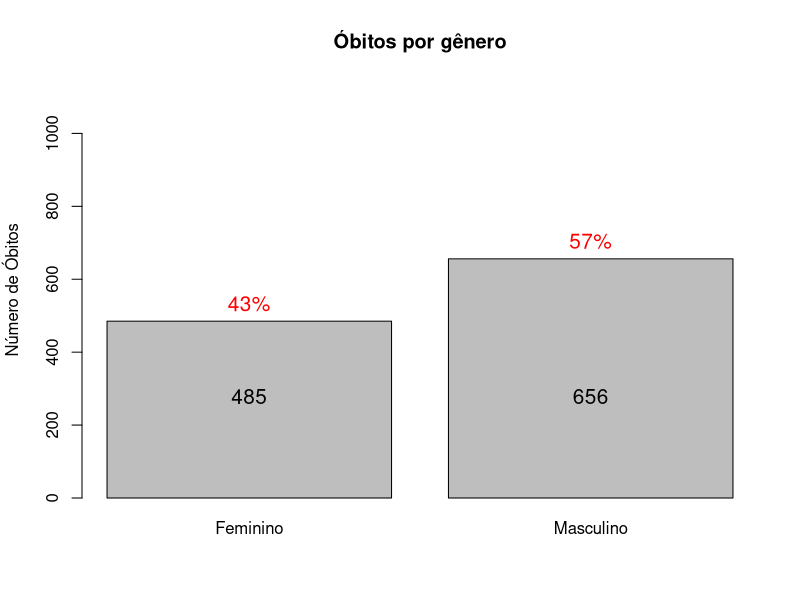
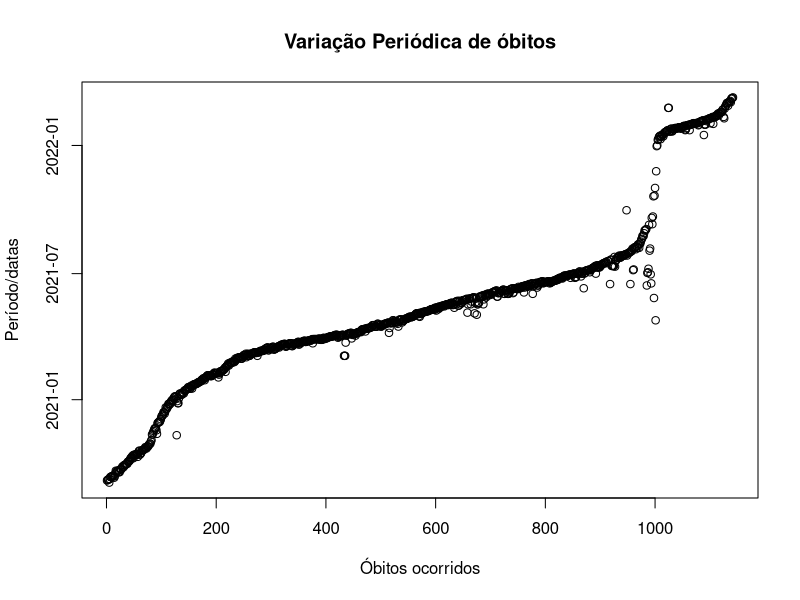
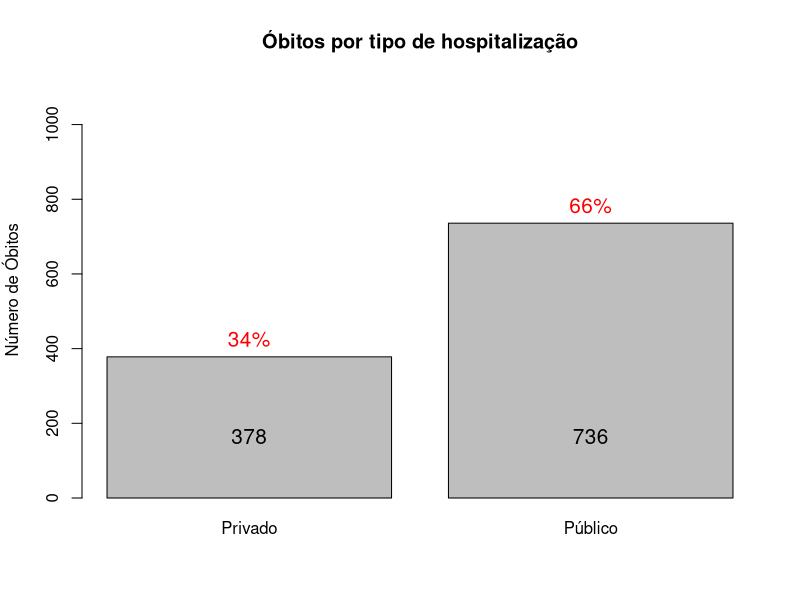

Source code (R) for these figures, in order:
## ---- chunk 1
knitr::opts_chunk$set(echo = TRUE)
## ---- chunk 2
library(readxl)

df.mortes <- read_excel("../dados/covid_19_bauru_mortes.xlsx", col_types = c("date", "text", "numeric", "date","text","text", "date", "numeric"))

temp.sexo <- df.mortes$sexo[!is.na(df.mortes$sexo)]
pct.sexo = round(unname(table(temp.sexo)) / sum(unname(table(temp.sexo)))*100,0)
pct.sexo = paste0(pct.sexo, "%")

graph.sex <- barplot(table(temp.sexo), main = "Óbitos por gênero",
        ylab = "Número de Óbitos", ylim = c(0,sum(unname(table(temp.sexo)))),
        #legend.text = pct.sexo,
        names.arg = c("Feminino", "Masculino"))
text(x = graph.sex, y = table(temp.sexo), label = pct.sexo, pos = 3, cex = 1.25, col = "red")
axis(1, at=graph.sex, labels=table(temp.sexo), tick=F, las=1, line=-6.5, cex.axis=1.25)
## ---- chunk 3
library(readxl)

planilha <- read_excel("../dados/covid_19_bauru_mortes.xlsx")
Comorbidades <- planilha$'comorbidade'

dataFrame <- data.frame(table(Comorbidades))
Qtde <- dataFrame$Freq

sortedDataFrame <- dataFrame[order(-Qtde),]
firstSixRows <- head(sortedDataFrame)
firstSixRows
## ---- chunk 4
library(readxl)
df.mortes <- read_excel("../dados/covid_19_bauru_mortes.xlsx", 
                        col_types = c("date", "text", "numeric", "date","text","text", "date", "numeric"))

plot(df.mortes$data_obito, main = "Variação Periódica de óbitos", 
     xlab = "Óbitos ocorridos", ylab = "Período/datas")
## ---- chunk 5
library(readxl)
df.mortes <- read_excel("../dados/covid_19_bauru_mortes.xlsx", 
                        col_types = c("date", "text", "numeric", "date","text","text", "date", "numeric"))

temp.hosp <- df.mortes$tipo_hosp[!is.na(df.mortes$tipo_hosp)]
pct.hosp = round(unname(table(temp.hosp)) / sum(unname(table(temp.hosp)))*100,0)
pct.hosp = paste0(pct.hosp, "%")
graph.hosp <- barplot(table(temp.hosp), main = "Óbitos por tipo de hospitalização", ylab = "Número de Óbitos", ylim = c(0,sum(unname(table(temp.hosp)))), names.arg = c("Privado", "Público")) 
text(x = graph.hosp, y = table(temp.hosp), label = pct.hosp, pos = 3, cex = 1.25, col = "red")
axis(1, at=graph.hosp, labels=table(temp.hosp), tick=F, las=1, line=-4.5, cex.axis=1.25)
## ---- chunk 6
# A planilha original foi alterada substituindo os espaços em branco por 0 na coluna 'doses_vacina'.
# Dessa forma a tabela fica da seguinte forma apresentada.

library(readxl)
options(max.print=1200)

planilha <- read_excel("../dados/covid_19_bauru_mortes.xlsx")
Doses <- planilha$'doses_vacina'

as.data.frame(table(Doses))
